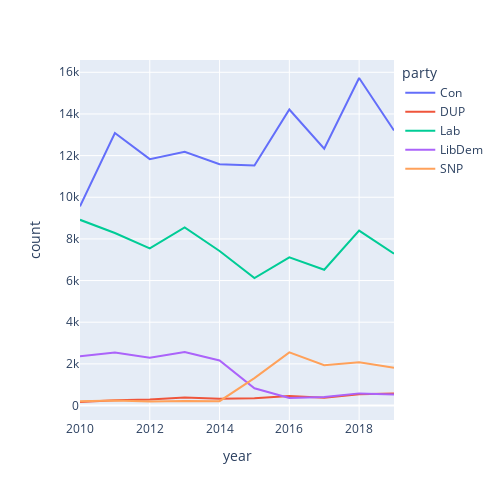

The notebook cell this image was saved under:
### Code cell
import plotly.express as px
fig = px.line(dfp, x='year', y='count', color='party')
fig.update_layout(
    autosize=False,
    width=500,
    height=500)
fig.show()

### Figure 1 — Plotly figure (JSON) as saved in the notebook; plotly's stock layout.template omitted (floating-point values rounded to 4 significant figures)
{"data": [{"hovertemplate": "party=Con<br>year=%{x}<br>count=%{y}<extra></extra>", "legendgroup": "Con", "line": {"color": "#636efa", "dash": "solid"}, "marker": {"symbol": "circle"}, "mode": "lines", "name": "Con", "orientation": "v", "showlegend": true, "type": "scatter", "x": [2010, 2011, 2012, 2013, 2014, 2015, 2016, 2017, 2018, 2019], "xaxis": "x", "y": [9559, 13084, 11829, 12182, 11590, 11525, 14212, 12331, 15726, 13205], "yaxis": "y"}, {"hovertemplate": "party=DUP<br>year=%{x}<br>count=%{y}<extra></extra>", "legendgroup": "DUP", "line": {"color": "#EF553B", "dash": "solid"}, "marker": {"symbol": "circle"}, "mode": "lines", "name": "DUP", "orientation": "v", "showlegend": true, "type": "scatter", "x": [2010, 2011, 2012, 2013, 2014, 2015, 2016, 2017, 2018, 2019], "xaxis": "x", "y": [169, 257, 293, 380, 331, 350, 452, 377, 544, 574], "yaxis": "y"}, {"hovertemplate": "party=Lab<br>year=%{x}<br>count=%{y}<extra></extra>", "legendgroup": "Lab", "line": {"color": "#00cc96", "dash": "solid"}, "marker": {"symbol": "circle"}, "mode": "lines", "name": "Lab", "orientation": "v", "showlegend": true, "type": "scatter", "x": [2010, 2011, 2012, 2013, 2014, 2015, 2016, 2017, 2018, 2019], "xaxis": "x", "y": [8917, 8282, 7541, 8548, 7422, 6122, 7118, 6517, 8397, 7293], "yaxis": "y"}, {"hovertemplate": "party=LibDem<br>year=%{x}<br>count=%{y}<extra></extra>", "legendgroup": "LibDem", "line": {"color": "#ab63fa", "dash": "solid"}, "marker": {"symbol": "circle"}, "mode": "lines", "name": "LibDem", "orientation": "v", "showlegend": true, "type": "scatter", "x": [2010, 2011, 2012, 2013, 2014, 2015, 2016, 2017, 2018, 2019], "xaxis": "x", "y": [2363, 2542, 2299, 2570, 2163, 826, 362, 410, 583, 527], "yaxis": "y"}, {"hovertemplate": "party=SNP<br>year=%{x}<br>count=%{y}<extra></extra>", "legendgroup": "SNP", "line": {"color": "#FFA15A", "dash": "solid"}, "marker": {"symbol": "circle"}, "mode": "lines", "name": "SNP", "orientation": "v", "showlegend": true, "type": "scatter", "x": [2010, 2011, 2012, 2013, 2014, 2015, 2016, 2017, 2018, 2019], "xaxis": "x", "y": [208, 245, 190, 219, 208, 1316, 2550, 1938, 2082, 1814], "yaxis": "y"}], "layout": {"autosize": false, "height": 500, "legend": {"title": {"text": "party"}, "tracegroupgap": 0}, "margin": {"t": 60}, "width": 500, "xaxis": {"anchor": "y", "domain": [0, 1], "title": {"text": "year"}}, "yaxis": {"anchor": "x", "domain": [0, 1], "title": {"text": "count"}}}}
